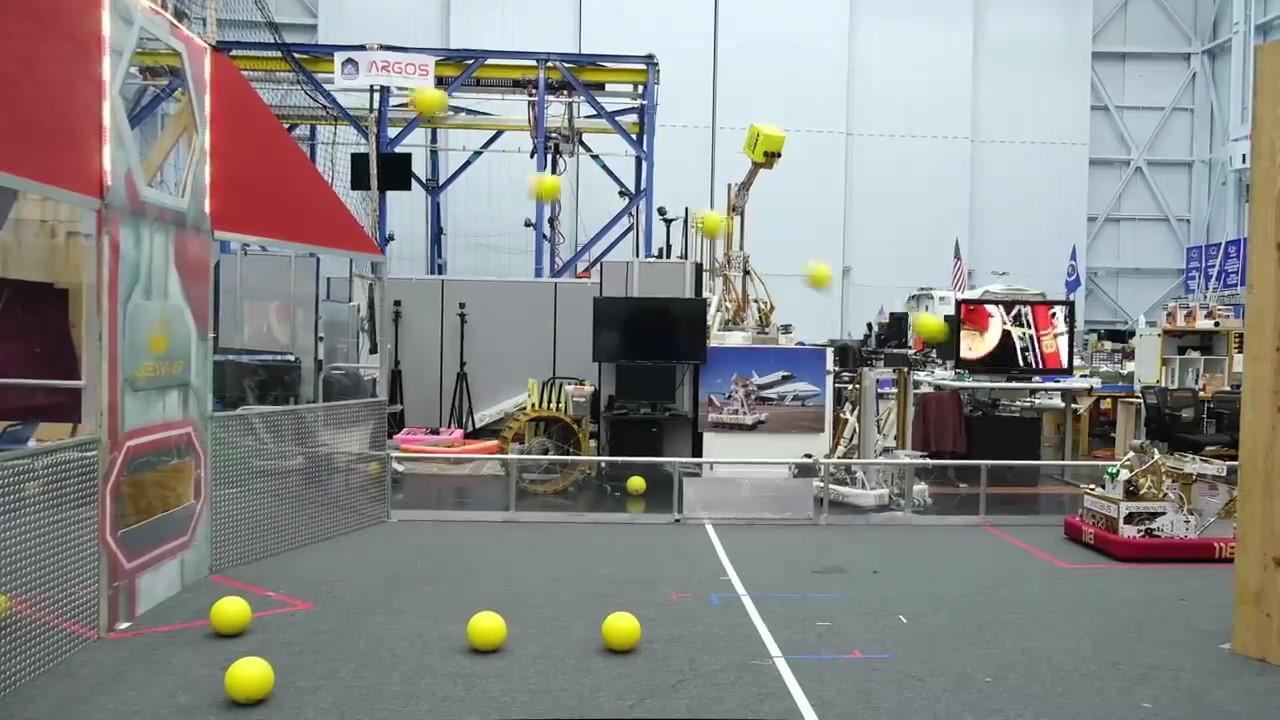
#> input picture vision/118_trimmed_in_air_blurry.jpg, 1280 x 720 px, found by its file name
$ python 'python_cv_test_2 copy.py'
#> lines starting #> are read from the running program, lines starting #| are printed output that depends on the picture; after the words box and inside, x2 and y2 are one past the last pixel; in counts of white or black regions, pixels touching at a corner belong together
import cv2
import numpy as np


def empty(i):
    pass


path = "./118_trimmed_in_air_blurry.jpg"
cv2.namedWindow("TrackedBars")
cv2.resizeWindow("TrackedBars", 640, 240)


def on_trackbar(val):
    hue_min = cv2.getTrackbarPos("Hue Min", "TrackedBars")
    hue_max = cv2.getTrackbarPos("Hue Max", "TrackedBars")
    sat_min = cv2.getTrackbarPos("Sat Min", "TrackedBars")
    sat_max = cv2.getTrackbarPos("Sat Max", "TrackedBars")
    val_min = cv2.getTrackbarPos("Val Min", "TrackedBars")
    val_max = cv2.getTrackbarPos("Val Max", "TrackedBars")

    lower = np.array([hue_min, sat_min, val_min])
    upper = np.array([hue_max, sat_max, val_max])

    imgMASK = cv2.inRange(imgHSV, lower, upper)

    cv2.imshow("Output1", img)
    cv2.imshow("Output2", imgHSV)
    cv2.imshow("Mask", imgMASK)


cv2.createTrackbar("Hue Min", "TrackedBars", 0, 179, on_trackbar)
#> slider 'Hue Min' is set to 35
cv2.createTrackbar("Hue Max", "TrackedBars", 179, 179, on_trackbar)
cv2.createTrackbar("Sat Min", "TrackedBars", 0, 255, on_trackbar)
#> slider 'Sat Min' is set to 51
cv2.createTrackbar("Sat Max", "TrackedBars", 255, 255, on_trackbar)
cv2.createTrackbar("Val Min", "TrackedBars", 0, 255, on_trackbar)
#> slider 'Val Min' is set to 51
cv2.createTrackbar("Val Max", "TrackedBars", 255, 255, on_trackbar)

img = cv2.imread(path)
#> img is the input picture: shape (720, 1280, 3); mean B, G, R 136.7, 138.2, 137.6
imgHSV = cv2.cvtColor(img, cv2.COLOR_BGR2HSV)
#> imgHSV: shape (720, 1280, 3); mean H, S, V 86.6, 44.4, 149.4

# Show some stuff
on_trackbar(0)
#> in on_trackbar, `imgMASK = cv2.inRange(imgHSV, lower, upper)`:
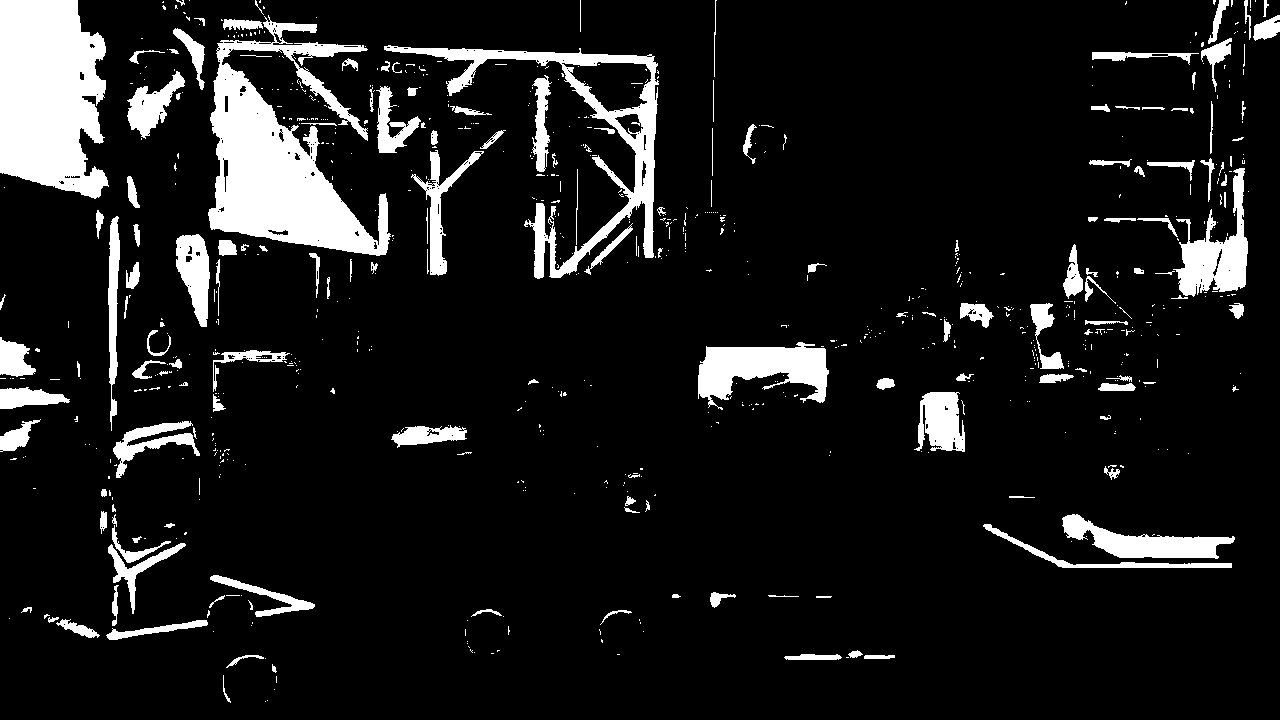
#> imgMASK: shape (720, 1280); 10.5% white; 777 white regions (613 under 20 px), largest, box (x1, y1, x2, y2) and area: (208, 15, 391, 256) 19811, (0, 0, 109, 199) 17410, (384, 45, 659, 279) 9159
# Wait until user press some key
cv2.waitKey()
